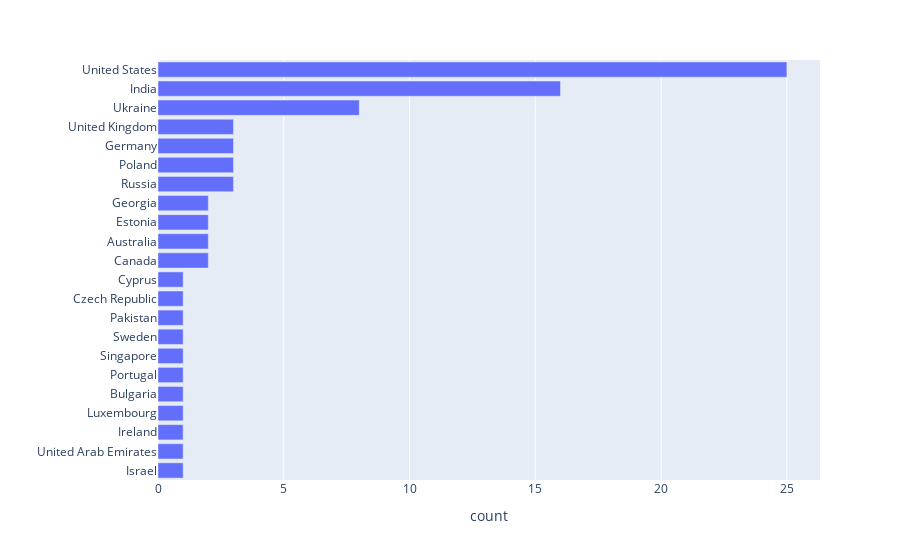

Notebook code cell kept with this figure:
### Code cell
px.bar(x=countries_cnt.values, y=countries_cnt.index, labels={'x': 'count', 'y':''})

### Figure 1 — Plotly figure (JSON) as saved in the notebook; plotly's stock layout.template omitted (floating-point values rounded to 4 significant figures)
{"data": [{"alignmentgroup": "True", "hovertemplate": "count=%{x}<br>=%{y}<extra></extra>", "legendgroup": "", "marker": {"color": "#636efa", "pattern": {"shape": ""}}, "name": "", "offsetgroup": "", "orientation": "h", "showlegend": false, "textposition": "auto", "type": "bar", "x": [1, 1, 1, 1, 1, 1, 1, 1, 1, 1, 1, 2, 2, 2, 2, 3, 3, 3, 3, 8, 16, 25], "xaxis": "x", "y": ["Israel", "United Arab Emirates", "Ireland", "Luxembourg", "Bulgaria", "Portugal", "Singapore", "Sweden", "Pakistan", "Czech Republic", "Cyprus", "Canada", "Australia", "Estonia", "Georgia", "Russia", "Poland", "Germany", "United Kingdom", "Ukraine", "India", "United States"], "yaxis": "y"}], "layout": {"barmode": "relative", "legend": {"tracegroupgap": 0}, "margin": {"t": 60}, "xaxis": {"anchor": "y", "domain": [0, 1], "title": {"text": "count"}}, "yaxis": {"anchor": "x", "domain": [0, 1], "title": {"text": ""}}}}
